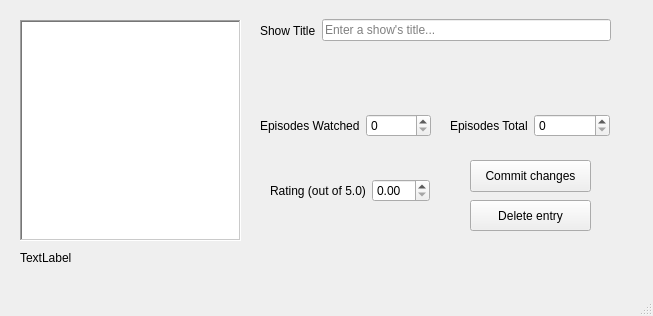
<?xml version="1.0" encoding="UTF-8"?>
<ui version="4.0">
 <class>ShowboatMainWindow</class>
 <widget class="QMainWindow" name="ShowboatMainWindow">
  <property name="geometry">
   <rect>
    <x>0</x>
    <y>0</y>
    <width>653</width>
    <height>316</height>
   </rect>
  </property>
  <property name="windowTitle">
   <string>Showboat</string>
  </property>
  <property name="windowIcon">
   <iconset>
    <normaloff>../../disk backups/RAPTORX/Tweaks/Windows 2000/Icons/SHELL32/Unknown filetype.ico</normaloff>../../disk backups/RAPTORX/Tweaks/Windows 2000/Icons/SHELL32/Unknown filetype.ico</iconset>
  </property>
  <widget class="QWidget" name="centralwidget">
   <widget class="QPushButton" name="pushButton">
    <property name="geometry">
     <rect>
      <x>470</x>
      <y>160</y>
      <width>121</width>
      <height>32</height>
     </rect>
    </property>
    <property name="toolTip">
     <string>Commit changes to the database</string>
    </property>
    <property name="text">
     <string>Commit changes</string>
    </property>
    <property name="icon">
     <iconset>
      <normaloff>../../disk backups/RAPTORX/Tweaks/Windows 2000/Icons/SHELL32/Floppy (2).ico</normaloff>../../disk backups/RAPTORX/Tweaks/Windows 2000/Icons/SHELL32/Floppy (2).ico</iconset>
    </property>
    <property name="flat">
     <bool>false</bool>
    </property>
   </widget>
   <widget class="QListView" name="showListUI">
    <property name="geometry">
     <rect>
      <x>20</x>
      <y>20</y>
      <width>221</width>
      <height>221</height>
     </rect>
    </property>
    <property name="frameShape">
     <enum>QFrame::WinPanel</enum>
    </property>
    <property name="frameShadow">
     <enum>QFrame::Sunken</enum>
    </property>
   </widget>
   <widget class="QLabel" name="testLabelUI">
    <property name="geometry">
     <rect>
      <x>20</x>
      <y>250</y>
      <width>211</width>
      <height>16</height>
     </rect>
    </property>
    <property name="text">
     <string>TextLabel</string>
    </property>
   </widget>
   <widget class="QPushButton" name="pushButton_2">
    <property name="geometry">
     <rect>
      <x>470</x>
      <y>200</y>
      <width>121</width>
      <height>31</height>
     </rect>
    </property>
    <property name="toolTip">
     <string>Delete the current selected entry</string>
    </property>
    <property name="text">
     <string>Delete entry</string>
    </property>
    <property name="icon">
     <iconset>
      <normaloff>../../disk backups/RAPTORX/Tweaks/Windows 2000/Icons/SHELL32/Forbidden.ico</normaloff>../../disk backups/RAPTORX/Tweaks/Windows 2000/Icons/SHELL32/Forbidden.ico</iconset>
    </property>
   </widget>
   <widget class="QWidget" name="horizontalLayoutWidget">
    <property name="geometry">
     <rect>
      <x>260</x>
      <y>10</y>
      <width>351</width>
      <height>41</height>
     </rect>
    </property>
    <layout class="QHBoxLayout" name="horizontalLayout_2">
     <item>
      <widget class="QLabel" name="label">
       <property name="text">
        <string>Show Title</string>
       </property>
      </widget>
     </item>
     <item>
      <widget class="QLineEdit" name="showNameUI">
       <property name="text">
        <string/>
       </property>
       <property name="frame">
        <bool>true</bool>
       </property>
       <property name="placeholderText">
        <string>Enter a show's title...</string>
       </property>
       <property name="clearButtonEnabled">
        <bool>false</bool>
       </property>
      </widget>
     </item>
    </layout>
   </widget>
   <widget class="QWidget" name="horizontalLayoutWidget_2">
    <property name="geometry">
     <rect>
      <x>450</x>
      <y>110</y>
      <width>160</width>
      <height>31</height>
     </rect>
    </property>
    <layout class="QHBoxLayout" name="horizontalLayout_3">
     <item>
      <widget class="QLabel" name="label_5">
       <property name="text">
        <string>Episodes Total</string>
       </property>
      </widget>
     </item>
     <item>
      <widget class="QSpinBox" name="episodesTotalUI">
       <property name="buttonSymbols">
        <enum>QAbstractSpinBox::UpDownArrows</enum>
       </property>
      </widget>
     </item>
    </layout>
   </widget>
   <widget class="QWidget" name="horizontalLayoutWidget_3">
    <property name="geometry">
     <rect>
      <x>270</x>
      <y>170</y>
      <width>160</width>
      <height>41</height>
     </rect>
    </property>
    <layout class="QHBoxLayout" name="horizontalLayout_4">
     <item>
      <widget class="QLabel" name="label_4">
       <property name="text">
        <string>Rating (out of 5.0)</string>
       </property>
      </widget>
     </item>
     <item>
      <widget class="QDoubleSpinBox" name="ratingUI">
       <property name="toolTip">
        <string>What do you think of this show?</string>
       </property>
       <property name="maximum">
        <double>5.000000000000000</double>
       </property>
       <property name="singleStep">
        <double>0.100000000000000</double>
       </property>
      </widget>
     </item>
    </layout>
   </widget>
   <widget class="QWidget" name="horizontalLayoutWidget_4">
    <property name="geometry">
     <rect>
      <x>260</x>
      <y>110</y>
      <width>171</width>
      <height>31</height>
     </rect>
    </property>
    <layout class="QHBoxLayout" name="horizontalLayout_5">
     <item>
      <widget class="QLabel" name="label_2">
       <property name="text">
        <string>Episodes Watched</string>
       </property>
      </widget>
     </item>
     <item>
      <widget class="QSpinBox" name="episodesWatchedUI"/>
     </item>
    </layout>
   </widget>
  </widget>
  <widget class="QMenuBar" name="menubar">
   <property name="geometry">
    <rect>
     <x>0</x>
     <y>0</y>
     <width>653</width>
     <height>21</height>
    </rect>
   </property>
  </widget>
  <widget class="QStatusBar" name="statusbar"/>
 </widget>
 <resources/>
 <connections/>
</ui>
